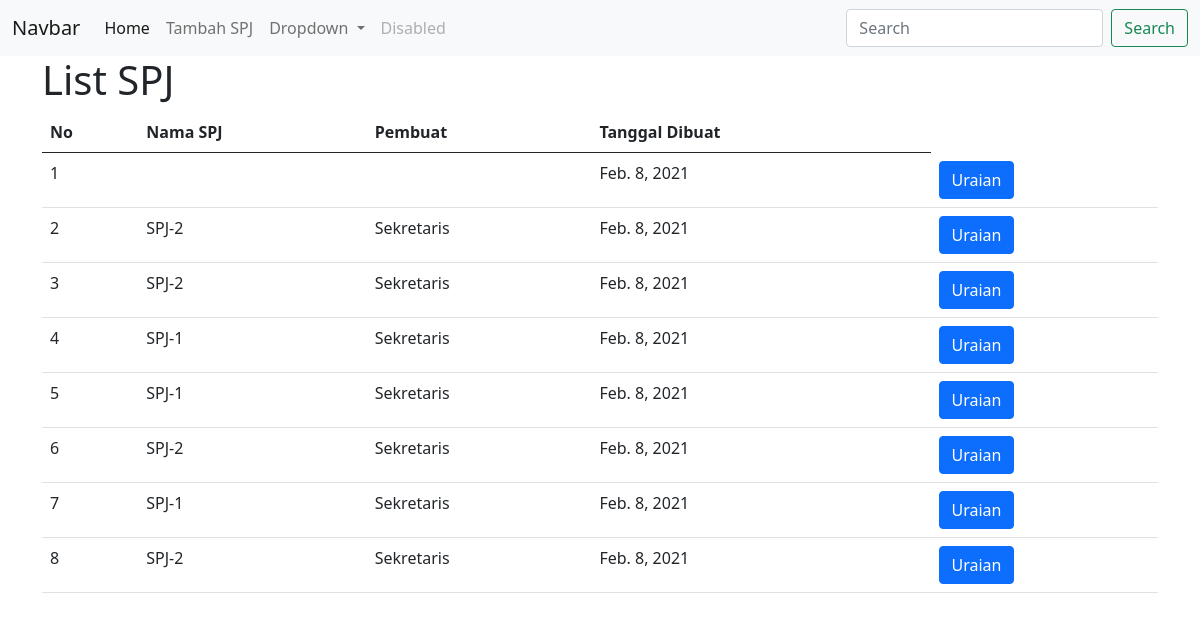
Before: / with the older database file.
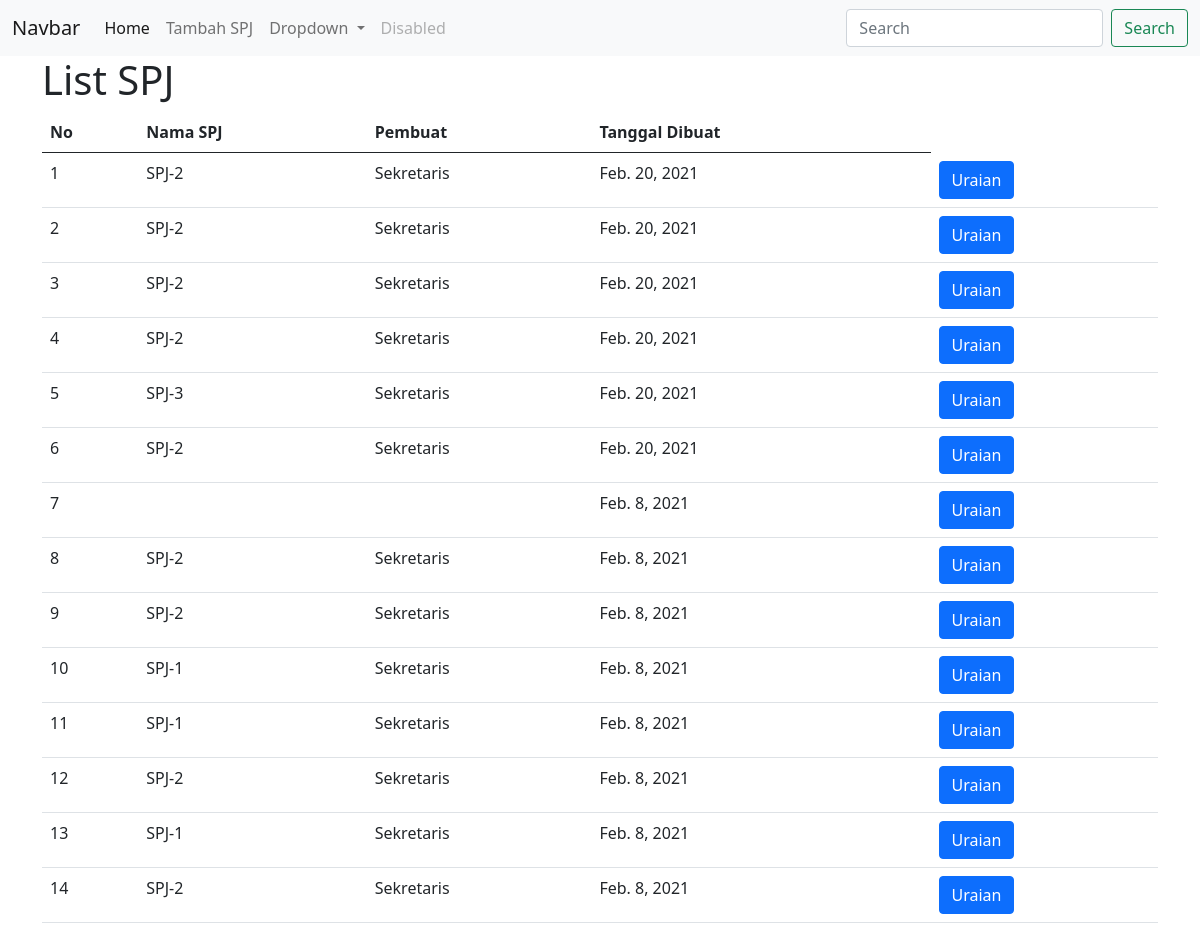
After: the same page with the newer database file.
### app/models.py (models this page shows)
class Spj(models.Model):
    nama_spj                = models.CharField(max_length=255)
    pembuat                 = models.CharField(max_length=255)
    tgl_pembuatan           = models.DateField(auto_now_add=True)
    tgl_perubahan_terakhir  = models.DateField(auto_now=True, auto_now_add=False)

### app/views.py (the view)
# urls.py: path('', views.index, name='index')
def index(request):
    title = 'List SPJ'
    spj = Spj.objects.all().order_by('-tgl_pembuatan')
    context = {
        'title':title,
        'spjs':spj
    }
    return render(request, 'app/index.html', context)

### app/templates/app/index.html
{% extends 'app/base.html' %}
{% block content %}
<h1>List SPJ</h1>
<table class="table">
  <thead>
    <tr>
      <th scope="col">No</th>
      <th scope="col">Nama SPJ</th>
      <th scope="col">Pembuat</th>
      <th scope="col">Tanggal Dibuat</th>
    </tr>
  </thead>
  <tbody>
    {% for spj in spjs %}
    	<tr>
    		<td>{{forloop.counter}}</td>
    		<td>{{spj.nama_spj}}</td>
    		<td>{{spj.pembuat}}</td>
    		<td>{{spj.tgl_pembuatan}}</td>
    		<td><a class="btn btn-primary" href="{% url 'uraian' spj.id %}">Uraian</a></td>
    	</tr>
    {% endfor %}
  </tbody>
</table>
{% endblock content %}

### app/templates/app/base.html (shortened to what this page needs)
<!doctype html>
<html lang="en">
  <head>
    <link href="https://cdn.jsdelivr.net/npm/bootstrap@5.0.0-beta1/dist/css/bootstrap.min.css" rel="stylesheet">
  </head>
  <body>
    {% include 'app/components/navbar.html' %}
    <div class='container'>
    {% block content %}
    {% endblock content %}
    </div>
  </body>
</html>

### app/templates/app/components/navbar.html (shortened to what this page needs)
<nav class="navbar navbar-expand-lg navbar-light bg-light">
  <div class="container-fluid">
    <a class="navbar-brand" href="#">Navbar</a>
    <div class="collapse navbar-collapse" id="navbarSupportedContent">
      <ul class="navbar-nav me-auto mb-2 mb-lg-0">
        <li class="nav-item">
          <a class="nav-link active" aria-current="page" href="#">Home</a>
        </li>
        <li class="nav-item">
          <a class="nav-link" href="{% url 'tambah-spj' %}">Tambah SPJ</a>
        </li>
        <li class="nav-item dropdown">
          <a class="nav-link dropdown-toggle" href="#" id="navbarDropdown" role="button" data-bs-toggle="dropdown" aria-expanded="false">
            Dropdown
          </a>
        </li>
        <li class="nav-item">
          <a class="nav-link disabled" href="#" tabindex="-1" aria-disabled="true">Disabled</a>
        </li>
      </ul>
      <form class="d-flex">
        <input class="form-control me-2" type="search" placeholder="Search" aria-label="Search">
        <button class="btn btn-outline-success" type="submit">Search</button>
      </form>
    </div>
  </div>
</nav>

Changed rows visible on the page:
added Spj: nama_spj "SPJ-2", pembuat "Sekretaris", tgl_pembuatan "Feb. 20, 2021"
added Spj: nama_spj "SPJ-2", pembuat "Sekretaris", tgl_pembuatan "Feb. 20, 2021"
added Spj: nama_spj "SPJ-2", pembuat "Sekretaris", tgl_pembuatan "Feb. 20, 2021"
added Spj: nama_spj "SPJ-2", pembuat "Sekretaris", tgl_pembuatan "Feb. 20, 2021"
added Spj: nama_spj "SPJ-3", pembuat "Sekretaris", tgl_pembuatan "Feb. 20, 2021"
added Spj: nama_spj "SPJ-2", pembuat "Sekretaris", tgl_pembuatan "Feb. 20, 2021"
